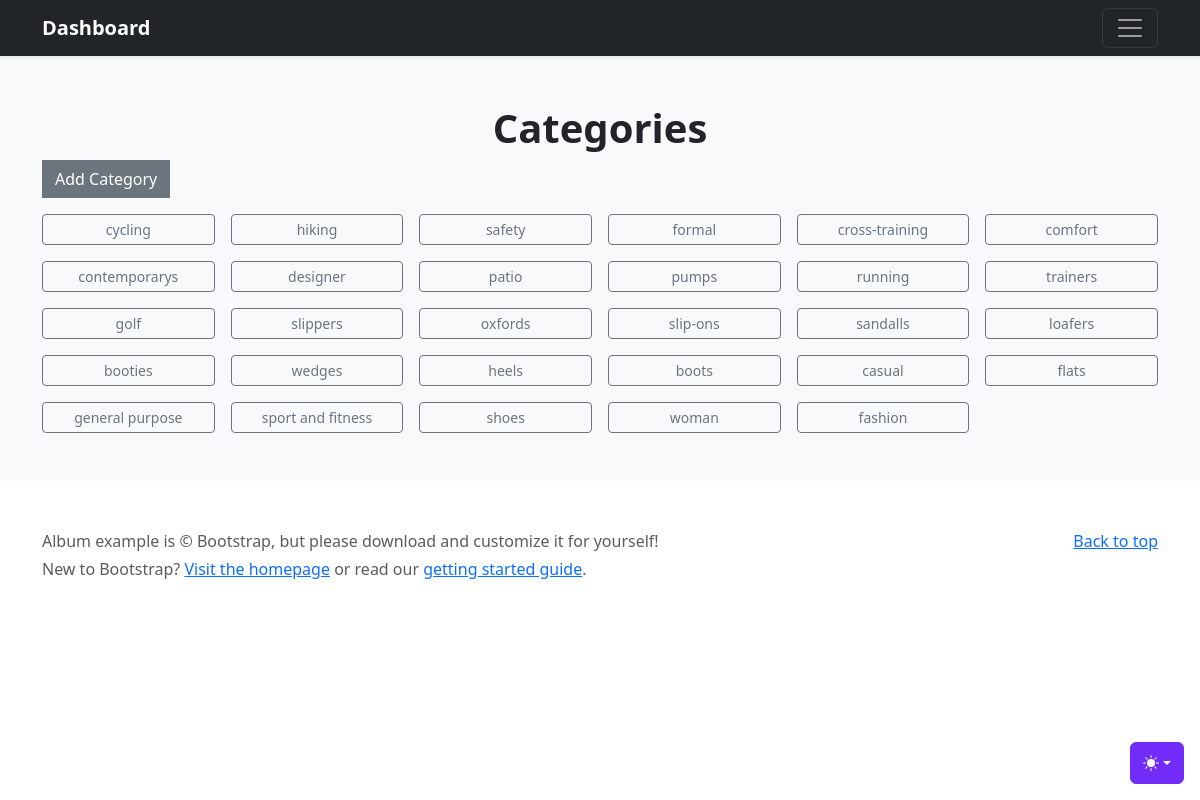
The app's page /dashboard/category/ with its own data.
### inventory/models.py (models this page shows)
class Category(models.Model):
    name = models.CharField(max_length=50)
    slug = models.SlugField()
    is_active = models.BooleanField()
    class Meta:
        verbose_name_plural = "Categories"
    def __str__(self) -> str:
        return self.name

### inventory/views.py (the view)
# urls.py: path('category/', views.category, name="category"),
def category(request):
    cats = Category.objects.all().order_by('-id')
    return render(request, 'category/categories.html', {'categories':cats})

### inventory/templates/category/categories.html (shortened to what this page needs)
{% extends 'base/base.html' %}
  {% block content %}
    <main>
      <div class="album py-5 bg-body-tertiary">
        <div class="container">
          <h1 class="text-center"><strong>Categories</strong></h1>
          <a href="{% url 'add_category' %}" class="btn btn-secondary rounded-0">Add Category</a>
          <div class="row row-cols-6 g-3">
            {% if categories %}
                {% for category in categories %}
                <div class="col-2">
                        <a href="{% url 'edit_category' category.slug %}" class="btn btn-sm btn-outline-secondary" style="width: 100%">{{ category }}</a>
                </div>
                {% endfor %}
            {% endif %}
          </div>
        </div>
      </div>
    </main>
  {% endblock %}

### records on screen
Category: name "cycling"
Category: name "hiking"
Category: name "safety"
Category: name "formal"
Category: name "cross-training"
Category: name "comfort"
Category: name "contemporarys"
Category: name "designer"
Category: name "patio"
Category: name "pumps"
Category: name "running"
Category: name "trainers"
Category: name "golf"
Category: name "slippers"
Category: name "oxfords"
Category: name "slip-ons"
Category: name "sandalls"
Category: name "loafers"
Category: name "booties"
Category: name "wedges"
Category: name "heels"
Category: name "boots"
Category: name "casual"
Category: name "flats"
Category: name "general purpose"
Category: name "sport and fitness"
Category: name "shoes"
Category: name "woman"
Category: name "fashion"
